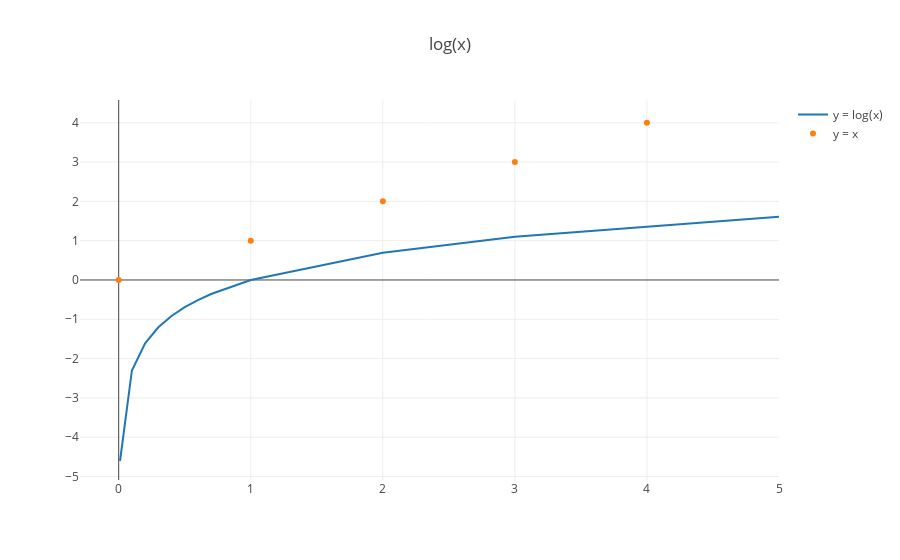

Notebook source saved alongside this figure:
### Markdown cell above
And we plot the log like so:

### Code cell
x_values = [.01, .1, .2, .3, .4, .5, .6, .7, 1, 2, 3, 5]
log_values = np.log(x_values)
log_trace = trace_values(x_values, log_values, mode = 'lines', name = 'y = log(x)')
x_is_y = trace_values(list(range(0, 5)), list(range(0, 5)), name = 'y = x')
plot([log_trace, x_is_y], layout = {'title': 'log(x)', })

### Figure 1 — Plotly figure (JSON) as saved in the notebook; plotly's stock layout.template omitted (floating-point values rounded to 4 significant figures)
{"data": [{"mode": "lines", "name": "y = log(x)", "text": [], "type": "scatter", "uid": "9680cef1-4aa7-4093-829a-293f8ab96ede", "x": [0.01, 0.1, 0.2, 0.3, 0.4, 0.5, 0.6, 0.7, 1, 2, 3, 5], "y": [-4.605, -2.303, -1.609, -1.204, -0.9163, -0.6931, -0.5108, -0.3567, 0, 0.6931, 1.099, 1.609]}, {"mode": "markers", "name": "y = x", "text": [], "type": "scatter", "uid": "2bfba421-e2b9-4165-8ac9-efbb095906f6", "x": [0, 1, 2, 3, 4], "y": [0, 1, 2, 3, 4]}], "layout": {"autosize": true, "title": {"text": "log(x)"}, "xaxis": {"autorange": true, "range": [-0.3007, 5], "type": "linear"}, "yaxis": {"autorange": true, "range": [-5.091, 4.62], "type": "linear"}}}
